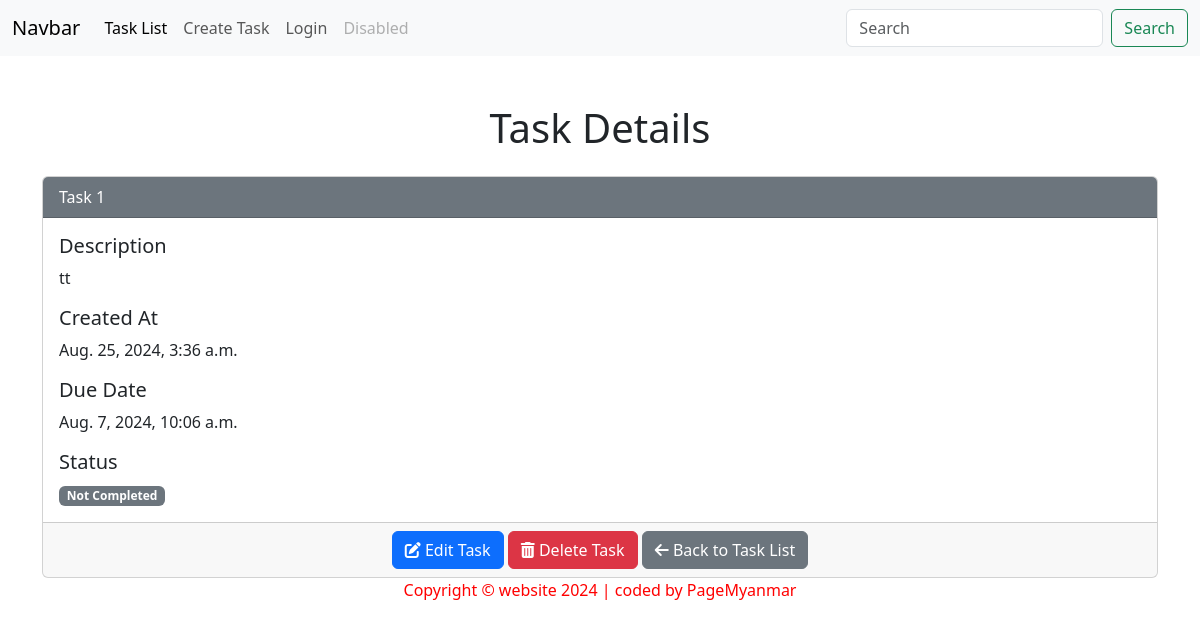
Page /myapp/task/34/ on the committed database.
### myapp/models.py (models this page shows, shortened)
class Task(models.Model):
    title = models.CharField(max_length=200)
    description = models.TextField(blank=True)
    created_at = models.DateTimeField(auto_now_add=True)
    due_date = models.DateTimeField(null=True, blank=True)
    is_complete = models.BooleanField(default=False)

### myapp/views.py (the view)
# urls.py: path('task/<int:id>/', views.task_detail, name='task_detail'),
def task_detail(request, id):
    task = get_object_or_404(Task, id=id)
    return render(request, 'task_detail.html', {'task': task})

### myapp/templates/task_detail.html (shortened to what this page needs)
{% extends 'base.html' %}
{% load static %}
{% block body %}
    <div class="container mt-5">
        <h1 class="text-center mb-4">Task Details</h1>
        <div class="card">
            <div class="card-header text-white {% if task.is_complete %}bg-success{% else %}bg-secondary{% endif %}">
                {{ task.title }}
            </div>
            <div class="card-body">
                <h5 class="card-title">Description</h5>
                <p class="card-text">{{ task.description }}</p>
                <h5 class="card-title">Created At</h5>
                <p class="card-text">{{ task.created_at }}</p>
                <h5 class="card-title">Due Date</h5>
                <p class="card-text">{{ task.due_date }}</p>
                <h5 class="card-title">Status</h5>
                <p class="card-text">
                    {% if task.is_complete %}
                    <span class="badge bg-success">Completed</span>
                    {% else %}
                    <span class="badge bg-secondary">Not Completed</span>
                    {% endif %}
                </p>
            </div>
            <div class="card-footer text-center">
                <a href="{% url 'task_edit' task.id %}" class="btn btn-primary">
                    <i class="fas fa-edit"></i> Edit Task
                </a>
                <a href="{% url 'task_delete' task.id %}" class="btn btn-danger">
                    <i class="fas fa-trash-alt"></i> Delete Task
                </a>
                <a href="{% url 'task_list' %}" class="btn btn-secondary">
                    <i class="fas fa-arrow-left"></i> Back to Task List
                </a>
            </div>
        </div>
    </div>
{% endblock %}

### rows in the picture
Task: title "Task 1", description "tt", created_at "Aug. 25, 2024, 3:36 a.m.", due_date "Aug. 7, 2024, 10:06 a.m."
